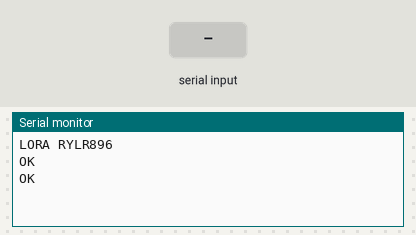
This sketch was run on a simulated Arduino Uno, built with avr-gcc and run on an emulated ATmega328P. Shown: the last lines printed to the serial monitor. The inputs (shaded band) are chosen by the test bench. The modem accepts every AT command (registered, SIM ready, sends succeed) and sends nothing else.

Above: at 1.4 s.
1.5 s: "1" received over the second serial link
At 2.0 s:
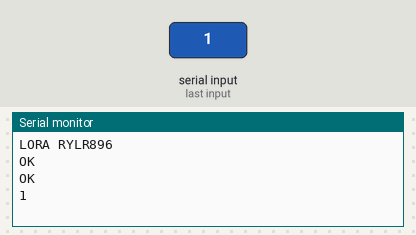
3.0 s: "0" received over the second serial link
At 4.4 s:
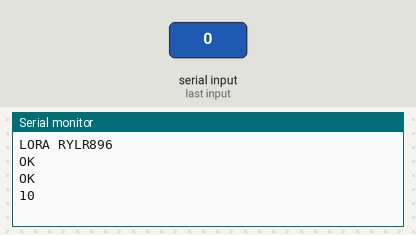

Measured:
- after the input at 1.5 s, the serial monitor: prints a new line at once (image 1)
- after the input at 3.0 s, the serial monitor: prints a new line at once (image 2)

The sketch:

001_RYLR896_TX_.ino
```cpp
/*Скеч РАБОЧИЙ. 08,03,2021
 * тестовый проект с моулем лора, общаемся с модулем
и перебрасываем данные с компорта лоре и с лоры в компорт
*/
/*
Лог обмена с модулем
AT
+OK
AT+MODE?
+MODE=0
AT+IPR?
+IPR=115200
AT+PARAMETER?
+PARAMETER=12,7,1,4
AT+BAND?
+BAND=915000000
AT+ADDRESS?
+ADDRESS=0
AT+NETWORKID?
+NETWORKID=0
AT+CPIN?
+CPIN=00000000000000000000000000000000
AT+CRFOP?
+CRFOP=15
AT+SEND?
+SEND=0,8,FUCKfuck
AT+VER?
+VER=RYLR89C_V1.2.4
AT+UID?
+ERR=4
*/
/*
лог записан через termite(включен Append CR+LF)
В проге Terminal 1.9b нужно в конце добавлять $0D$0A (AT$0D$0A)
***послать HELLO с настройками по умолчанию :
AT+SEND=0,5,HELLO
должно вернутся;
+OK
***в терминале получателя должно появится
+RCV=0,5,HELLO,-49,36

*/
#include <SoftwareSerial.h>
SoftwareSerial LORA(2, 3); // RX | TX

void setup() {
  // put your setup code here, to run once:
  // Давайте откроем последовательный порт со скоростью 9600
  Serial.begin(115200);
  Serial.println("LORA RYLR896");
  //Откроем компорт для модуля LORA
  LORA.begin(115200); //default baudrate of module is 115200
  delay(100);             //wait for Lora device to be ready

  LORA.print("AT\r\n");   //общаемся с молулем,посылаем команду AT
  delay(100);
  Serial.write(LORA.read());//посылаем в компорт то что ответил молуль

  //посылаем тестовое сообщение в эфир
  LORA.print("AT+SEND=0,5,HELLO\r\n");   //send "HELLO" to address 0("5" bytes)

}//end setup

void loop() {// put your main code here, to run repeatedly:
  //то что пришло от лоры посылаем в компорт и наоборот.
  //то что пришло с компорт посылаем лоре.
  if (LORA.available())
    Serial.write(LORA.read());
  if (Serial.available())
    LORA.write(Serial.read());
}
```
